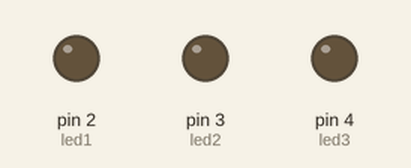
A sketch run on a simulated Arduino Uno, built with avr-gcc and run on an emulated ATmega328P. Shown: output pins drawn as LEDs (lit = HIGH).

Above: at 0.1 s.
At 0.9 s:
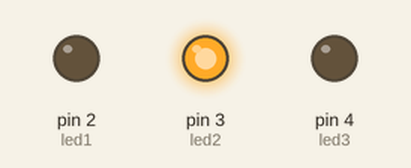
At 1.3 s:
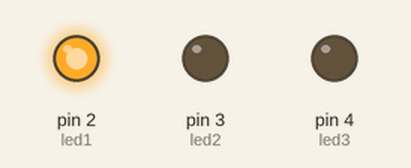
At 1.9 s:
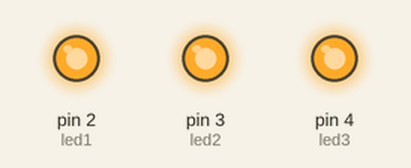
At 3.1 s:
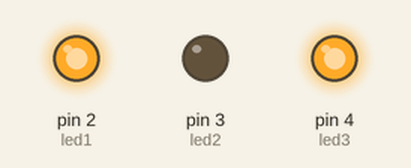
At 4.3 s:
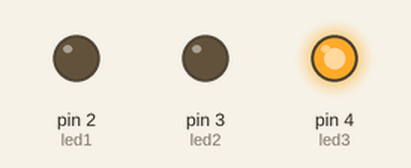
Timing chart, 0 to 4.6 s (numbered marks = the images above):
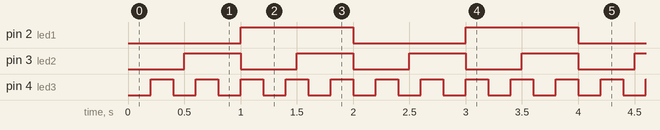

Measured:
- by itself, pin 2 (led1): alternates HIGH for 1.0 s and LOW for 1.0 s
- by itself, pin 3 (led2): alternates HIGH for 0.50 s and LOW for 0.50 s
- by itself, pin 4 (led3): alternates HIGH for 0.20 s and LOW for 0.20 s

The sketch:

led_aduino.ino
```cpp
// sudo chmod 777 /dev/ttyACM0 //usb 권한 설정
// ls -al /dev/ttyACM0 //usb 권한 확인
const int led1 = 2; // 1초마다 깜빡이는 LED
const int led2 = 3; // 0.5초마다 깜빡이는 LED
const int led3 = 4; // 0.2초마다 깜빡이는 LED

unsigned long previousMillis1 = 0;
unsigned long previousMillis2 = 0;
unsigned long previousMillis3 = 0;

const int interval1 = 1000; // 1초
const int interval2 = 500;  // 0.5초
const int interval3 = 200;  // 0.2초

bool ledState1 = LOW;
bool ledState2 = LOW;
bool ledState3 = LOW;

void setup() {
  pinMode(led1, OUTPUT);
  pinMode(led2, OUTPUT);
  pinMode(led3, OUTPUT);
}

void loop() {
  unsigned long currentMillis = millis();

  // LED1 (1초마다 깜빡임)
  if (currentMillis - previousMillis1 >= interval1) {
    previousMillis1 = currentMillis;
    ledState1 = !ledState1;
    digitalWrite(led1, ledState1);
  }

  // LED2 (0.5초마다 깜빡임)
  if (currentMillis - previousMillis2 >= interval2) {
    previousMillis2 = currentMillis;
    ledState2 = !ledState2;
    digitalWrite(led2, ledState2);
  }

  // LED3 (0.2초마다 깜빡임)
  if (currentMillis - previousMillis3 >= interval3) {
    previousMillis3 = currentMillis;
    ledState3 = !ledState3;
    digitalWrite(led3, ledState3);
  }
}
```

odd_even.c
```cpp
#include <stdio.h>

int main(void){
	int a;
	printf("홀수 짝수 판별기\n");
	printf("숫자를 입력해 주세요: ");
	scanf("%d",&a);

	if(a % 2 == 0){
		printf("%d 은(는) 짝수입니다\n", a);

	}else{
		printf("%d 은(는) 홀수입니다\n", a);
	}

	return 0;
}
```
